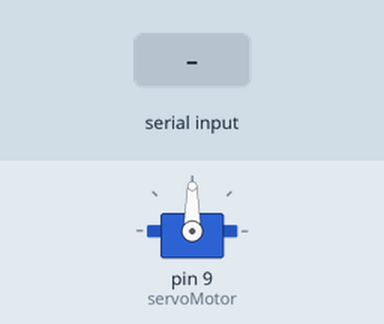
Bench run of a sketch on a simulated Arduino Uno, built with avr-gcc and run on an emulated ATmega328P. Shown: servo. The test bench sets the inputs (shaded band).

Above: at 1.2 s.
1.3 s: "1" received over Serial
At 2.0 s:
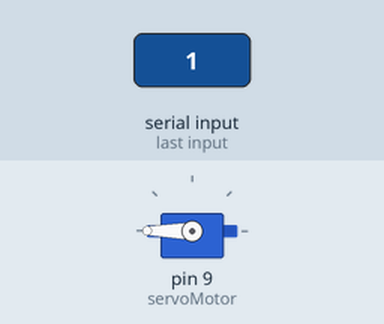
2.8 s: "2" received over Serial
At 3.1 s:
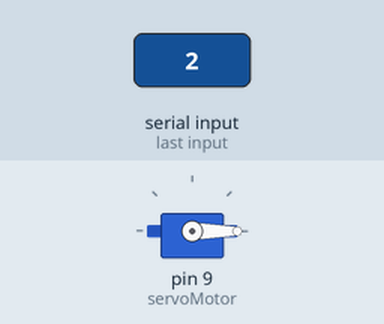
4.3 s: "3" received over Serial
At 5.5 s:
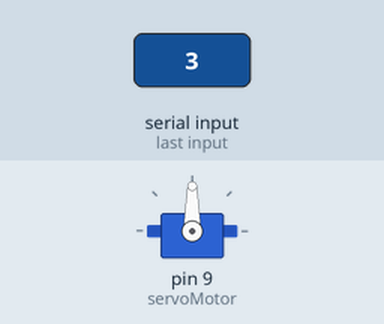
5.8 s: "4" received over Serial
At 6.6 s:
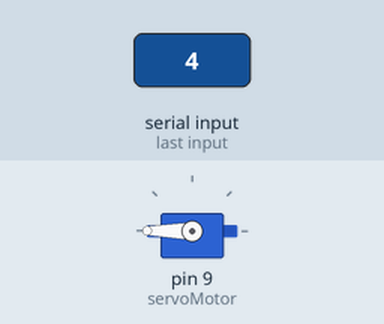
Timing chart, 0 to 8.3 s (numbered marks = the images above; inputs shaded):
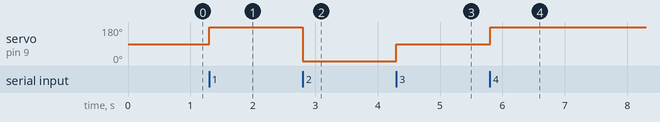

The sketch:

servomotor2.ino
```cpp
#include <Servo.h>

Servo servoMotor;

void setup() {
  servoMotor.attach(9); // Conecta el servo al pin 9
  Serial.begin(9600);   // Inicia comunicación serial a 9600 bps
}

void loop() {
  if (Serial.available() > 0) {
    char comando = Serial.read();
    switch (comando) {
      case '1':
        girar(180); // Gira a la derecha
        break;
      case '2':
        girar(0); // Gira a la izquierda
        break;
      case '3':
        girar(90); // Gira 90 grados
        break;
      case '4':
        girar(180); // Gira 180 grados
        break;
      case '5':
        girar(270); // Gira 270 grados
        break;
      case '6':
        girar(0); // Gira 360 grados (vuelve a posición inicial)
        break;
    }
  }
}

void girar(int angulo) {
  servoMotor.write(angulo);
  delay(500); // Espera 0.5 segundos
}
```

Measured:
- after the input at 1.3 s, servo on pin 9 (servoMotor): 90° → 180° at once
- after the input at 2.8 s, servo on pin 9 (servoMotor): 180° → 0° at once
- after the input at 4.3 s, servo on pin 9 (servoMotor): 0° → 90° at once
- after the input at 5.8 s, servo on pin 9 (servoMotor): 90° → 180° at once
